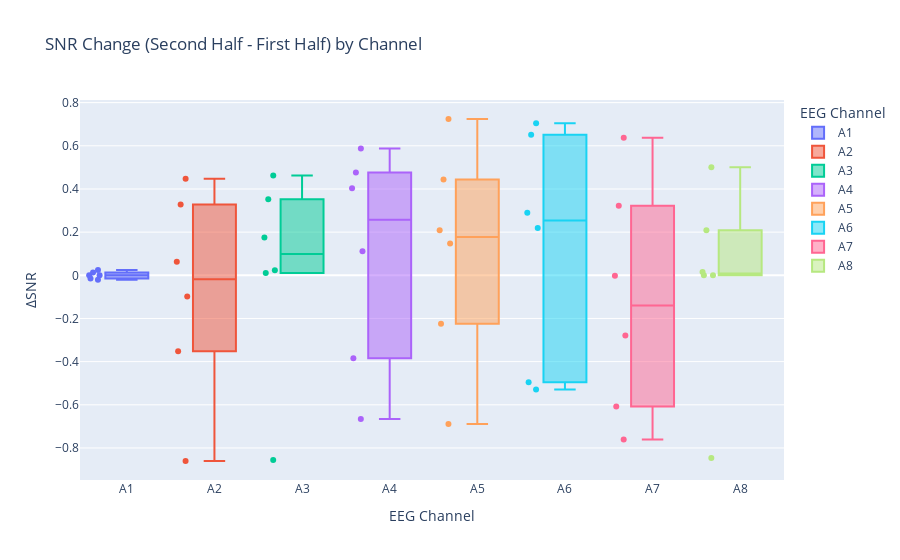

Notebook code cell kept with this figure:
### Code cell
# Process recordings
def process_recording(active_recording, chans = chans):
    """
    Loop through all recordings
    for index, row in sessions.iterrows():
        process_recording(row)
    """
    # Filter the otree log
    otree_active = otree_df[otree_df['participant.token']==active_recording.ID].reset_index(drop=True)
    # display(otree_active)

    # Extract timings (2 different options)
    timestamps = flows.get_actionlog_times(otree_active)
    # Filter for the active recording
    # timestamps = timestamps[timestamps.rec==active_recording.Run]
    timestamps = timestamps.loc[timestamps['rec'] == active_recording.Run].copy()
    
    # Load EEG data
    rec_folder = main_folder + active_recording.Rec_folder
    eeg, load_report_dict = flows.load_exg_streams_data(rec_folder, chanlist=chans, report=False, cleanFile=True)
    
    # prprocessing with mne
    # eeg, report = preprocess_eeg_mne(eeg, sfreq=fs, notch=False)
    # eeg, rep = flows.preprocess_eeg_mne(
    #     eeg_df=eeg,
    #     sfreq=float(globals().get('fs', 250.0)),
    #     l_freq=min_freq, h_freq=max_freq,
    #     notch=notch,             
    #     average_ref=True,
    #     auto_bad=True,
    #     return_raw=False
    # )

    #preprocessing
    # proc = flows.initial_detrending(eeg[chans], fs = fs, low_freq = min_freq)
    proc = flows.preprocess_eeg(eeg[chans], chans= chans, sfreq = fs , return_raw=False)
    # eeg = pd.concat([eeg.drop(columns=chans), proc], axis=1)
    # report["bad_channels"]
    # report["metrics"].head()

    # Now annotate (add condition timings) and cut the EEG Data
    eeg = label_data(eeg, timestamps, cut=True, report=False)
    
    # TODO: Process signals now and extract features of interest
    # TODO: Berger effect during EC/EO rest
    # - So far only visualization
    # - Can use flows.get_channel_band_power() to extract band powers instead
    
    # TODO: ASSR during rest
    # - Not yet checked for correctness...
    # Filter for EC/EO conditions
    
    pat = re.compile(r'(?<![A-Za-z])(?:eo|ec)(?![A-Za-z])', re.IGNORECASE) #robust matching to get all ec and eo but not include other words that might contain ec
    mask = eeg["Condition"].astype(str).str.contains(pat, na=False)
    eo_ec_signals = eeg.loc[mask].copy()
    # Do for each channel and condition
    # print(eeg['Condition'])  TODO: Wollen wir uns hier nicht eigtl. nur die setups anschauen oder auch "click_task_ec.." ?
    # print( "signals:",  eo_ec_signals)
    eo_ec_signals = eo_ec_signals.drop(['TS_UNIX'], axis=1).melt(id_vars="Condition", value_vars=chans, var_name="Channel", value_name="mV")
    
    snr_df = (
        eo_ec_signals
        .groupby(["Condition", "Channel"], observed=True)
        .apply(lambda group: get_assr_snr(group), include_groups=False)
        .reset_index()
    )
    snr_df

    # Add the SNR difference to the DataFrame
    snr_df["SNR_Diff"] = snr_df["SNR_Second_Half"] - snr_df["SNR_First_Half"]
    
    # TODO: Other features...
    return eeg, snr_df, load_report_dict

# Process the recordings by looping through the mapping file
# For a single participant
active_recording = sessions.iloc[9]
eeg, snr_df, load_report_dict = process_recording(active_recording)


fig = px.box(
    snr_df,
    x="Channel",
    y="SNR_Diff",
    points="all",  # show individual data points
    color="Channel",  # optional: adds color by channel
    title="SNR Change (Second Half - First Half) by Channel",
    labels={"SNR_Diff": "ΔSNR", "Channel": "EEG Channel"}
)

fig.show()

print('--- All done!\n')

### Figure 1 — Plotly figure (JSON) as saved in the notebook; plotly's stock layout.template omitted (floating-point values rounded to 4 significant figures)
{"data": [{"alignmentgroup": "True", "boxpoints": "all", "hovertemplate": "EEG Channel=%{x}<br>ΔSNR=%{y}<extra></extra>", "legendgroup": "A1", "marker": {"color": "#636efa"}, "name": "A1", "notched": false, "offsetgroup": "A1", "orientation": "v", "showlegend": true, "type": "box", "x": ["A1", "A1", "A1", "A1", "A1", "A1"], "x0": " ", "xaxis": "x", "y": [-0.02095, 0.02475, -0.0147, 0.01333, 0.0, 0.0], "y0": " ", "yaxis": "y"}, {"alignmentgroup": "True", "boxpoints": "all", "hovertemplate": "EEG Channel=%{x}<br>ΔSNR=%{y}<extra></extra>", "legendgroup": "A2", "marker": {"color": "#EF553B"}, "name": "A2", "notched": false, "offsetgroup": "A2", "orientation": "v", "showlegend": true, "type": "box", "x": ["A2", "A2", "A2", "A2", "A2", "A2"], "x0": " ", "xaxis": "x", "y": [-0.8605, -0.09828, 0.06226, -0.3521, 0.4468, 0.3284], "y0": " ", "yaxis": "y"}, {"alignmentgroup": "True", "boxpoints": "all", "hovertemplate": "EEG Channel=%{x}<br>ΔSNR=%{y}<extra></extra>", "legendgroup": "A3", "marker": {"color": "#00cc96"}, "name": "A3", "notched": false, "offsetgroup": "A3", "orientation": "v", "showlegend": true, "type": "box", "x": ["A3", "A3", "A3", "A3", "A3", "A3"], "x0": " ", "xaxis": "x", "y": [-0.8556, 0.02316, 0.01106, 0.1746, 0.4627, 0.352], "y0": " ", "yaxis": "y"}, {"alignmentgroup": "True", "boxpoints": "all", "hovertemplate": "EEG Channel=%{x}<br>ΔSNR=%{y}<extra></extra>", "legendgroup": "A4", "marker": {"color": "#ab63fa"}, "name": "A4", "notched": false, "offsetgroup": "A4", "orientation": "v", "showlegend": true, "type": "box", "x": ["A4", "A4", "A4", "A4", "A4", "A4"], "x0": " ", "xaxis": "x", "y": [-0.6654, 0.111, -0.3848, 0.476, 0.5877, 0.4031], "y0": " ", "yaxis": "y"}, {"alignmentgroup": "True", "boxpoints": "all", "hovertemplate": "EEG Channel=%{x}<br>ΔSNR=%{y}<extra></extra>", "legendgroup": "A5", "marker": {"color": "#FFA15A"}, "name": "A5", "notched": false, "offsetgroup": "A5", "orientation": "v", "showlegend": true, "type": "box", "x": ["A5", "A5", "A5", "A5", "A5", "A5"], "x0": " ", "xaxis": "x", "y": [-0.6893, 0.2087, -0.2248, 0.4435, 0.7242, 0.1469], "y0": " ", "yaxis": "y"}, {"alignmentgroup": "True", "boxpoints": "all", "hovertemplate": "EEG Channel=%{x}<br>ΔSNR=%{y}<extra></extra>", "legendgroup": "A6", "marker": {"color": "#19d3f3"}, "name": "A6", "notched": false, "offsetgroup": "A6", "orientation": "v", "showlegend": true, "type": "box", "x": ["A6", "A6", "A6", "A6", "A6", "A6"], "x0": " ", "xaxis": "x", "y": [-0.5286, 0.2193, -0.4951, 0.7041, 0.6508, 0.2894], "y0": " ", "yaxis": "y"}, {"alignmentgroup": "True", "boxpoints": "all", "hovertemplate": "EEG Channel=%{x}<br>ΔSNR=%{y}<extra></extra>", "legendgroup": "A7", "marker": {"color": "#FF6692"}, "name": "A7", "notched": false, "offsetgroup": "A7", "orientation": "v", "showlegend": true, "type": "box", "x": ["A7", "A7", "A7", "A7", "A7", "A7"], "x0": " ", "xaxis": "x", "y": [-0.761, 0.6368, -0.2786, -0.002293, -0.6085, 0.3223], "y0": " ", "yaxis": "y"}, {"alignmentgroup": "True", "boxpoints": "all", "hovertemplate": "EEG Channel=%{x}<br>ΔSNR=%{y}<extra></extra>", "legendgroup": "A8", "marker": {"color": "#B6E880"}, "name": "A8", "notched": false, "offsetgroup": "A8", "orientation": "v", "showlegend": true, "type": "box", "x": ["A8", "A8", "A8", "A8", "A8", "A8"], "x0": " ", "xaxis": "x", "y": [0.0, 0.0, -0.847, 0.0157, 0.2091, 0.5008], "y0": " ", "yaxis": "y"}], "layout": {"boxmode": "overlay", "legend": {"title": {"text": "EEG Channel"}, "tracegroupgap": 0}, "title": {"text": "SNR Change (Second Half - First Half) by Channel"}, "xaxis": {"anchor": "y", "categoryarray": ["A1", "A2", "A3", "A4", "A5", "A6", "A7", "A8"], "categoryorder": "array", "domain": [0, 1], "title": {"text": "EEG Channel"}}, "yaxis": {"anchor": "x", "domain": [0, 1], "title": {"text": "ΔSNR"}}}}
